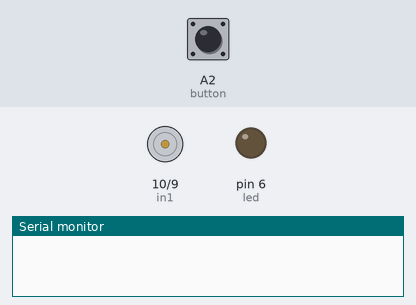
This sketch was run on a simulated Arduino Uno, built with avr-gcc and run on an emulated ATmega328P. Parts: motor-driver pin pairs drawn as motors (green arrow = first pin HIGH = forward, orange = second pin HIGH = backward, longer = more drive), output pins drawn as LEDs (lit = HIGH), the last lines printed to the serial monitor. Inputs (shaded band) come from the test bench; at power-on: A2 (button) HIGH.

Above: at 1.2 s.
1.3 s: A2 (button) pulled LOW for 0.15 s
At 2.0 s:
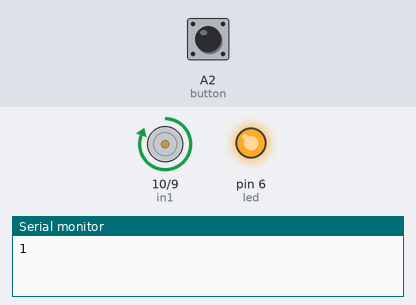
2.9 s: A2 (button) pulled LOW for 1 s
At 4.5 s:
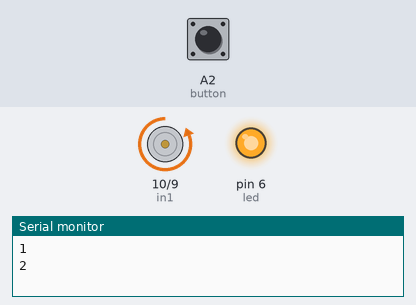
5.4 s: A2 (button) pulled LOW for 3.2 s
At 9.3 s:
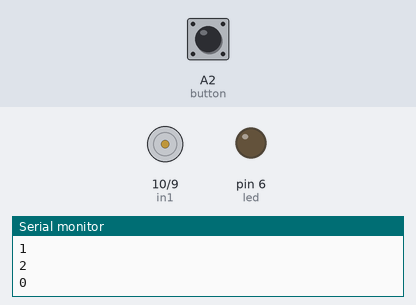
Timing chart, 0 to 10.8 s (numbered marks = the images above; inputs shaded):
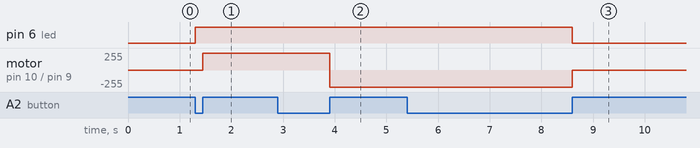

Measured:
- after the input at 1.3 s, pin 6 (led): LOW → HIGH at once; motor on pin 10 (in1) / pin 9 (in2): stopped → forward 255/255 after 0.15 s
- after the input at 2.9 s, motor on pin 10 (in1) / pin 9 (in2): forward 255/255 → backward 255/255 after 1.0 s
- after the input at 5.4 s, pin 6 (led): HIGH → LOW after 3.2 s; motor on pin 10 (in1) / pin 9 (in2): backward 255/255 → stopped after 3.2 s

The sketch:

HBridge_DRV8871.ino
```cpp
/*

 */


int led = 6;
int in1 = 10;
int in2 = 9;


int button = A2;
int state = 0;  // 0 = off, 1 = forward, 2 =backward
int speed = 255;

// the setup routine runs once when you press reset:
void setup() {
  // initialize the digital pin as an output.
  pinMode(led, OUTPUT);
  pinMode(in1, OUTPUT);
  pinMode(in2, OUTPUT);
  pinMode(button, INPUT_PULLUP);
  Serial.begin(9600);
}


// the loop routine runs over and over again forever:
void loop() {
  int val = digitalRead(button);
  if (!val){
    digitalWrite(led, HIGH);
    while(!digitalRead(button)){
      delay(10);
    }

    digitalWrite(led, LOW);
    state += 1;
    if (state > 2){
      state = 0;
    }
    Serial.println(state);
  }
 switch(state){
  case 0:
    digitalWrite(in1, LOW);
    digitalWrite(in2, LOW);
    digitalWrite(led, LOW);
    break;
  case 1:
    digitalWrite(in1, HIGH);
    digitalWrite(in2, LOW);
    digitalWrite(led, HIGH);
    break;
  case 2:
    digitalWrite(in1, LOW);
    digitalWrite(in2, HIGH);
    digitalWrite(led, HIGH);
    break;
  }
}
```
